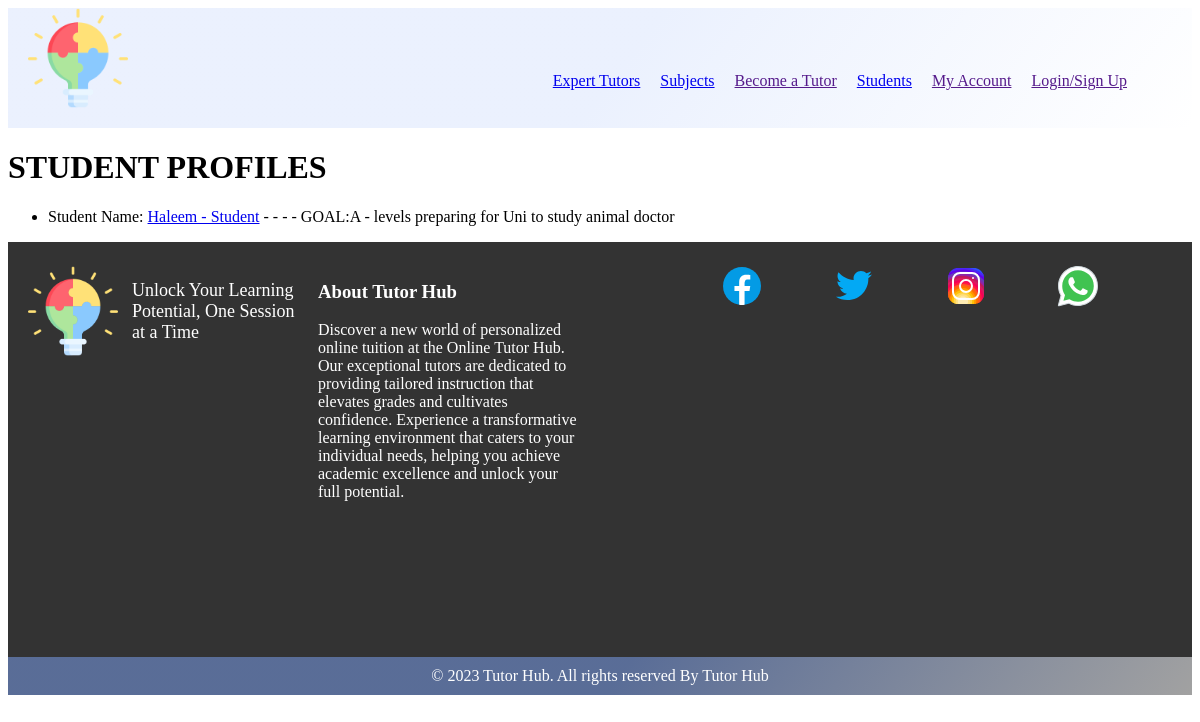
The page /student-profiles on the database as committed earlier.
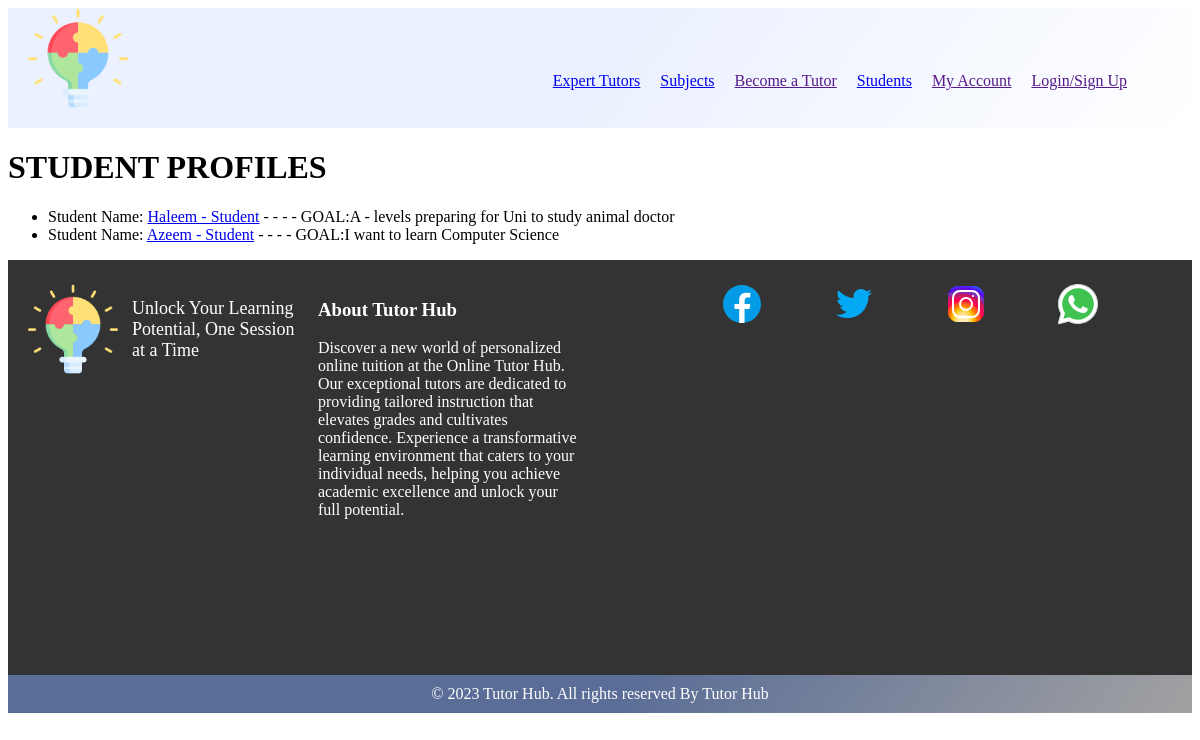
The same page on the database as committed later.
### userprofile/models.py (models this page shows, shortened)
class StudentProfile(models.Model):
    user = models.OneToOneField(settings.AUTH_USER_MODEL, on_delete=models.CASCADE,
                                       null=True, blank=True)
    email = models.EmailField(max_length=500, blank=True, null=True)
    username = models.CharField(max_length=200, blank=True, null=True)
    name = models.CharField(max_length=200, blank=True, null=True)
    first_name = models.CharField(max_length=300, blank=True, null=True)
    last_name = models.CharField(max_length=300, blank=True, null=True)
    short_goal = models.CharField(max_length=200, blank=True, null=True)
    bio = models.TextField(blank=True, null=True)
    EDUCATION_LEVEL = (
        ('Year 7', 'Year 7 KS3'),
        ('Year 8', 'Year 8 KS3'),
        ('Year 9', 'Year 9 KS3'),
        ('Year 10', 'Year 10 KS4'),
        ('Year 11', 'Year 11 KS4'),
        ('Year 12', 'Year 12 KS5'),
        ('Year 13', 'Year 13 KS5'),
    )
    education = models.CharField(max_length=200, choices=EDUCATION_LEVEL)
    interested_subjects = models.ManyToManyField('Subject',blank=True)
    profile_image = models.ImageField(null=True, blank=True, upload_to='student-profile-img/',
                                      default="defaultprofileimg/default.png")
    created = models.DateTimeField(auto_now_add=True)
    id = models.UUIDField(default=uuid.uuid4, unique=True, primary_key=True, editable=False)
    parent_name = models.CharField(max_length=150, blank=True, null=True)
    parent_email = models.EmailField(max_length=500, blank=True, null=True)
    parent_phone = models.CharField(max_length=20, blank=True, null=True)
    PREFERRED_AVAILABILITY_CHOICES = [
        ('Weekday mornings', 'Weekday mornings'),
        ('Weekday afternoons', 'Weekday afternoons'),
        ('Weekday evenings', 'Weekday evenings'),
        ('Weekends mornings', 'Weekends mornings'),
        ('Weekends afternoons', 'Weekends afternoons'),
        ('Weekends evenings', 'Weekends evenings'),
    ]
    preferred_availability = models.CharField(
        max_length=100, choices=PREFERRED_AVAILABILITY_CHOICES, blank=True, null=True
    )

### userprofile/views.py (the view)
# urls.py: path('student-profiles', views.studentProfiles, name="student-profiles"),
def studentProfiles(request):
    students = StudentProfile.objects.all()
    context = {'students': students}
    return render (request, 'userprofile/student-profiles.html', context)

### userprofile/templates/userprofile/student-profiles.html
{% extends 'main.html' %}
{% block content %}
<h1> STUDENT PROFILES</h1>
<ul>
    {% for student in students %}
        <li> Student Name: <a href="{% url 'student' student.id %}">{{student.username}}</a> - - - - GOAL:{{student.short_goal}}</li>
    {% endfor %}
</ul>
{% endblock content %}

### templates/main.html (shortened to what this page needs)
<!DOCTYPE html>
{% load static  %}
<html>
<head>
    <link rel='stylesheet' type='text/css' href="{% static 'styles/app.css' %}"/>
</head>
<body>
    {% include 'navbar.html' %}
    {% block content  %}
    {% endblock content %}
    {% include 'footer.html' %}
</body>
</html>

### templates/navbar.html
{% load static %}
<header class="header">
    <div class="container container--narrow">
      <a class="header__logo" href="{% url 'subjects' %}" > <img src="{% static 'images/main-logo/puzzle1.png'%}" alt="TutorHub Logo" />
      </a>
      <nav class="header__nav">
        <ul class="header__menu">
          <li class="header__menuItem"><a href="{% url 'tutor-profiles'  %}">Expert Tutors</a></li>
          <li class="header__menuItem"><a href="{% url 'subjects' %}">Subjects </a></li>
          <li class="header__menuItem"><a href="">Become a Tutor</a></li>
          <li class="header__menuItem"><a href="{% url 'student-profiles' %}">Students</a></li>
          <li class="header__menuItem"><a href="">My Account</a></li>
          <li class="header__menuItem"><a href="" class="">Login/Sign Up</a></li>
        </ul>
      </nav>
    </div>
  </header>

### templates/footer.html
{% load static %}
<footer class="footer">
    <div class="footer__content">
        <div class="footer__logo">
            <img src="{% static 'images/main-logo/puzzle1.png'%}" alt="Tutor Hub Logo">
            <div class="'footer__logo-text">
                <p> Unlock Your Learning Potential, One Session at a Time </p>
            </div>
        </div>
        <div class="footer__about">
            <h3>About Tutor Hub</h3>
            <p>Discover a new world of personalized online tuition at the Online Tutor Hub. Our exceptional tutors are dedicated to providing tailored instruction that elevates grades and cultivates confidence. Experience a transformative learning environment that caters to your individual needs, helping you achieve academic excellence and unlock your full potential.</p>
        </div>
        <div class="footer__links-social">
            <div class="footer__social">
                <a href="#"> <img src="{% static 'images/footer-socials-logo/facebook.svg' %}" alt="Facebook"></a>
                <a href="#"><img src="{% static 'images/footer-socials-logo/twitter.svg' %}" alt="Twitter"></a>
                <a href="#"><img src="{% static 'images/footer-socials-logo/instagram.svg' %}" alt="Instagram"></a>
                <a href="#"><img src="{% static 'images/footer-socials-logo/whatsapp.svg' %}" alt="Whatsapp"></a>
            </div>
        </div>
    </div>
    <div class="footer__copyright">
        &copy; 2023 Tutor Hub. All rights reserved By Tutor Hub
    </div>
</footer>

### static/styles/app.css (style rules this page uses)
.header { height: 120px; background: linear-gradient(127deg, rgba(218, 229, 253, 0.54) 51.56%, rgba(255, 255, 255, 0.54) 100%); }
.header__logo { display: flex; align-items: center; justify-content: space-between; margin-left: 20px; }
.header__logo > img { max-width: 100px; }
.header__menu { display: flex; list-style: none; padding: -20; justify-content: flex-end; margin-top: -3%; }
.header__menuItem { margin-right: 20px; }
.header__menuItem:last-child { margin-right: 65px; }
.footer { background-color: #333; color: #fff; padding: -220px 0; }
.footer__content { max-height: 150px; display: flex; justify-content: space-between; align-items: flex-start; flex-wrap: wrap; padding: 20px; }
.footer__logo { position: relative; display: flex; align-items: center; }
.footer__logo p { max-width: 170px; margin-right: 16px; margin-left: 14px; font-size: 18px; }
.footer__logo img { max-width: 90px; }
.footer__about { flex: 1; max-width: 400px; }
.footer__about p { max-width: 550px; margin-right: 140px; }
.footer__links-social { display: flex; align-items: center; margin-right: 10px; }
.footer__social img { max-width: 100px; margin-right: 60px }
.footer__copyright { text-align: center; padding: 10px; background: linear-gradient(127deg, rgba(122, 158, 236, 0.54) 51.56%, rgba(255, 255, 255, 0.54) 100%); color: #fff; margin-top: 225px; }

Rows that differ between the two databases and show on the page:
added StudentProfile: username "Azeem - Student", short_goal "I want to learn Computer Science"
